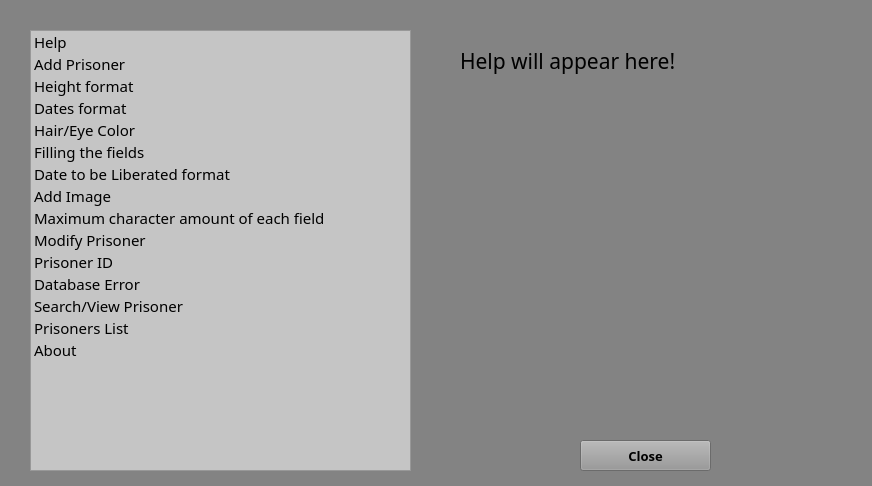
<?xml version="1.0" encoding="UTF-8"?>
<ui version="4.0">
 <class>HelpForm</class>
 <widget class="QWidget" name="HelpForm">
  <property name="geometry">
   <rect>
    <x>0</x>
    <y>0</y>
    <width>872</width>
    <height>486</height>
   </rect>
  </property>
  <property name="font">
   <font>
    <family>MV Boli</family>
    <pointsize>9</pointsize>
   </font>
  </property>
  <property name="cursor">
   <cursorShape>PointingHandCursor</cursorShape>
  </property>
  <property name="windowTitle">
   <string>Help</string>
  </property>
  <property name="styleSheet">
   <string notr="true">background-color: rgb(131, 131, 131);</string>
  </property>
  <widget class="QListWidget" name="listWidget">
   <property name="geometry">
    <rect>
     <x>30</x>
     <y>30</y>
     <width>381</width>
     <height>441</height>
    </rect>
   </property>
   <property name="font">
    <font>
     <family>MV Boli</family>
     <pointsize>11</pointsize>
    </font>
   </property>
   <property name="cursor" stdset="0">
    <cursorShape>PointingHandCursor</cursorShape>
   </property>
   <property name="styleSheet">
    <string notr="true">background-color: rgb(197, 197, 197);</string>
   </property>
   <item>
    <property name="text">
     <string>Help</string>
    </property>
   </item>
   <item>
    <property name="text">
     <string>Add Prisoner</string>
    </property>
   </item>
   <item>
    <property name="text">
     <string>Height format</string>
    </property>
   </item>
   <item>
    <property name="text">
     <string>Dates format</string>
    </property>
   </item>
   <item>
    <property name="text">
     <string>Hair/Eye Color</string>
    </property>
   </item>
   <item>
    <property name="text">
     <string>Filling the fields</string>
    </property>
   </item>
   <item>
    <property name="text">
     <string>Date to be Liberated format</string>
    </property>
   </item>
   <item>
    <property name="text">
     <string>Add Image</string>
    </property>
   </item>
   <item>
    <property name="text">
     <string>Maximum character amount of each field</string>
    </property>
   </item>
   <item>
    <property name="text">
     <string>Modify Prisoner</string>
    </property>
   </item>
   <item>
    <property name="text">
     <string>Prisoner ID</string>
    </property>
   </item>
   <item>
    <property name="text">
     <string>Database Error</string>
    </property>
   </item>
   <item>
    <property name="text">
     <string>Search/View Prisoner</string>
    </property>
   </item>
   <item>
    <property name="text">
     <string>Prisoners List</string>
    </property>
   </item>
   <item>
    <property name="text">
     <string>About</string>
    </property>
   </item>
  </widget>
  <widget class="QLabel" name="label_1">
   <property name="geometry">
    <rect>
     <x>460</x>
     <y>30</y>
     <width>371</width>
     <height>61</height>
    </rect>
   </property>
   <property name="font">
    <font>
     <family>MV Boli</family>
     <pointsize>16</pointsize>
     <weight>50</weight>
     <bold>false</bold>
    </font>
   </property>
   <property name="cursor">
    <cursorShape>PointingHandCursor</cursorShape>
   </property>
   <property name="styleSheet">
    <string notr="true">background-color: qlineargradient(spread:pad, x1:0, y1:0, x2:0, y2:0, stop:0 rgba(0, 0, 0, 0), stop:1 rgba(255, 255, 255, 255));</string>
   </property>
   <property name="text">
    <string>Help will appear here!</string>
   </property>
  </widget>
  <widget class="QPushButton" name="close_pushButton">
   <property name="geometry">
    <rect>
     <x>580</x>
     <y>440</y>
     <width>131</width>
     <height>31</height>
    </rect>
   </property>
   <property name="font">
    <font>
     <family>MV Boli</family>
     <pointsize>10</pointsize>
     <weight>75</weight>
     <bold>true</bold>
    </font>
   </property>
   <property name="cursor">
    <cursorShape>PointingHandCursor</cursorShape>
   </property>
   <property name="styleSheet">
    <string notr="true">background-color: rgb(150, 150, 150);</string>
   </property>
   <property name="text">
    <string>Close</string>
   </property>
  </widget>
  <widget class="QLabel" name="label_12">
   <property name="geometry">
    <rect>
     <x>460</x>
     <y>80</y>
     <width>371</width>
     <height>51</height>
    </rect>
   </property>
   <property name="font">
    <font>
     <family>MV Boli</family>
     <pointsize>16</pointsize>
    </font>
   </property>
   <property name="cursor">
    <cursorShape>PointingHandCursor</cursorShape>
   </property>
   <property name="styleSheet">
    <string notr="true">background-color: qlineargradient(spread:pad, x1:0, y1:0, x2:0, y2:0, stop:0 rgba(0, 0, 0, 0), stop:1 rgba(255, 255, 255, 255));</string>
   </property>
   <property name="text">
    <string/>
   </property>
  </widget>
  <widget class="QWidget" name="layoutWidget">
   <property name="geometry">
    <rect>
     <x>460</x>
     <y>150</y>
     <width>381</width>
     <height>271</height>
    </rect>
   </property>
   <property name="cursor">
    <cursorShape>PointingHandCursor</cursorShape>
   </property>
   <property name="styleSheet">
    <string notr="true">background-color: qlineargradient(spread:pad, x1:0, y1:0, x2:0, y2:0, stop:0 rgba(0, 0, 0, 0), stop:1 rgba(255, 255, 255, 255));</string>
   </property>
   <layout class="QVBoxLayout" name="verticalLayout_2">
    <item>
     <layout class="QVBoxLayout" name="verticalLayout">
      <item>
       <widget class="QLabel" name="label_2">
        <property name="font">
         <font>
          <family>MV Boli</family>
          <pointsize>9</pointsize>
          <weight>75</weight>
          <bold>true</bold>
         </font>
        </property>
        <property name="cursor">
         <cursorShape>PointingHandCursor</cursorShape>
        </property>
        <property name="styleSheet">
         <string notr="true">background-color: qlineargradient(spread:pad, x1:0, y1:0, x2:0, y2:0, stop:0 rgba(0, 0, 0, 0), stop:1 rgba(255, 255, 255, 255));</string>
        </property>
        <property name="text">
         <string/>
        </property>
       </widget>
      </item>
      <item>
       <widget class="QLabel" name="label_3">
        <property name="font">
         <font>
          <family>MV Boli</family>
          <pointsize>9</pointsize>
          <weight>75</weight>
          <bold>true</bold>
         </font>
        </property>
        <property name="cursor">
         <cursorShape>PointingHandCursor</cursorShape>
        </property>
        <property name="styleSheet">
         <string notr="true">background-color: qlineargradient(spread:pad, x1:0, y1:0, x2:0, y2:0, stop:0 rgba(0, 0, 0, 0), stop:1 rgba(255, 255, 255, 255));</string>
        </property>
        <property name="text">
         <string/>
        </property>
       </widget>
      </item>
      <item>
       <widget class="QLabel" name="label_4">
        <property name="font">
         <font>
          <family>MV Boli</family>
          <pointsize>9</pointsize>
          <weight>75</weight>
          <bold>true</bold>
         </font>
        </property>
        <property name="cursor">
         <cursorShape>PointingHandCursor</cursorShape>
        </property>
        <property name="styleSheet">
         <string notr="true">background-color: qlineargradient(spread:pad, x1:0, y1:0, x2:0, y2:0, stop:0 rgba(0, 0, 0, 0), stop:1 rgba(255, 255, 255, 255));</string>
        </property>
        <property name="text">
         <string/>
        </property>
       </widget>
      </item>
      <item>
       <widget class="QLabel" name="label_5">
        <property name="font">
         <font>
          <family>MV Boli</family>
          <pointsize>9</pointsize>
          <weight>75</weight>
          <bold>true</bold>
         </font>
        </property>
        <property name="cursor">
         <cursorShape>PointingHandCursor</cursorShape>
        </property>
        <property name="styleSheet">
         <string notr="true">background-color: qlineargradient(spread:pad, x1:0, y1:0, x2:0, y2:0, stop:0 rgba(0, 0, 0, 0), stop:1 rgba(255, 255, 255, 255));</string>
        </property>
        <property name="text">
         <string/>
        </property>
       </widget>
      </item>
      <item>
       <widget class="QLabel" name="label_6">
        <property name="font">
         <font>
          <family>MV Boli</family>
          <pointsize>9</pointsize>
          <weight>75</weight>
          <bold>true</bold>
         </font>
        </property>
        <property name="cursor">
         <cursorShape>PointingHandCursor</cursorShape>
        </property>
        <property name="styleSheet">
         <string notr="true">background-color: qlineargradient(spread:pad, x1:0, y1:0, x2:0, y2:0, stop:0 rgba(0, 0, 0, 0), stop:1 rgba(255, 255, 255, 255));</string>
        </property>
        <property name="text">
         <string/>
        </property>
       </widget>
      </item>
      <item>
       <widget class="QLabel" name="label_7">
        <property name="font">
         <font>
          <family>MV Boli</family>
          <pointsize>9</pointsize>
          <weight>75</weight>
          <bold>true</bold>
         </font>
        </property>
        <property name="cursor">
         <cursorShape>PointingHandCursor</cursorShape>
        </property>
        <property name="styleSheet">
         <string notr="true">background-color: qlineargradient(spread:pad, x1:0, y1:0, x2:0, y2:0, stop:0 rgba(0, 0, 0, 0), stop:1 rgba(255, 255, 255, 255));</string>
        </property>
        <property name="text">
         <string/>
        </property>
       </widget>
      </item>
      <item>
       <widget class="QLabel" name="label_8">
        <property name="font">
         <font>
          <family>MV Boli</family>
          <pointsize>9</pointsize>
          <weight>75</weight>
          <bold>true</bold>
         </font>
        </property>
        <property name="cursor">
         <cursorShape>PointingHandCursor</cursorShape>
        </property>
        <property name="styleSheet">
         <string notr="true">background-color: qlineargradient(spread:pad, x1:0, y1:0, x2:0, y2:0, stop:0 rgba(0, 0, 0, 0), stop:1 rgba(255, 255, 255, 255));</string>
        </property>
        <property name="text">
         <string/>
        </property>
       </widget>
      </item>
      <item>
       <widget class="QLabel" name="label_9">
        <property name="font">
         <font>
          <family>MV Boli</family>
          <pointsize>9</pointsize>
          <weight>75</weight>
          <bold>true</bold>
         </font>
        </property>
        <property name="cursor">
         <cursorShape>PointingHandCursor</cursorShape>
        </property>
        <property name="styleSheet">
         <string notr="true">background-color: qlineargradient(spread:pad, x1:0, y1:0, x2:0, y2:0, stop:0 rgba(0, 0, 0, 0), stop:1 rgba(255, 255, 255, 255));</string>
        </property>
        <property name="text">
         <string/>
        </property>
       </widget>
      </item>
      <item>
       <widget class="QLabel" name="label_10">
        <property name="font">
         <font>
          <family>MV Boli</family>
          <pointsize>9</pointsize>
          <weight>75</weight>
          <bold>true</bold>
         </font>
        </property>
        <property name="cursor">
         <cursorShape>PointingHandCursor</cursorShape>
        </property>
        <property name="styleSheet">
         <string notr="true">background-color: qlineargradient(spread:pad, x1:0, y1:0, x2:0, y2:0, stop:0 rgba(0, 0, 0, 0), stop:1 rgba(255, 255, 255, 255));</string>
        </property>
        <property name="text">
         <string/>
        </property>
       </widget>
      </item>
     </layout>
    </item>
    <item>
     <widget class="QLabel" name="label_11">
      <property name="font">
       <font>
        <family>MV Boli</family>
        <pointsize>9</pointsize>
        <weight>75</weight>
        <bold>true</bold>
       </font>
      </property>
      <property name="cursor">
       <cursorShape>PointingHandCursor</cursorShape>
      </property>
      <property name="styleSheet">
       <string notr="true">background-color: qlineargradient(spread:pad, x1:0, y1:0, x2:0, y2:0, stop:0 rgba(0, 0, 0, 0), stop:1 rgba(255, 255, 255, 255));</string>
      </property>
      <property name="text">
       <string/>
      </property>
     </widget>
    </item>
   </layout>
  </widget>
 </widget>
 <resources/>
 <connections>
  <connection>
   <sender>listWidget</sender>
   <signal>currentTextChanged(QString)</signal>
   <receiver>HelpForm</receiver>
   <slot>help_changed(QString)</slot>
   <hints>
    <hint type="sourcelabel">
     <x>193</x>
     <y>181</y>
    </hint>
    <hint type="destinationlabel">
     <x>586</x>
     <y>94</y>
    </hint>
   </hints>
  </connection>
  <connection>
   <sender>close_pushButton</sender>
   <signal>clicked()</signal>
   <receiver>HelpForm</receiver>
   <slot>hide()</slot>
   <hints>
    <hint type="sourcelabel">
     <x>610</x>
     <y>407</y>
    </hint>
    <hint type="destinationlabel">
     <x>506</x>
     <y>398</y>
    </hint>
   </hints>
  </connection>
 </connections>
 <slots>
  <slot>help_changed(QString)</slot>
 </slots>
</ui>
